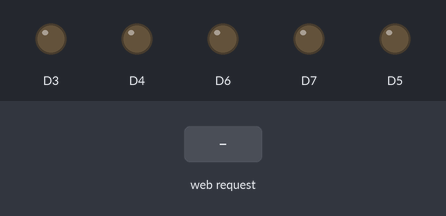
A sketch run on a simulated ESP8266 (NodeMCU). Parts: output pins drawn as LEDs (lit = HIGH). The inputs (shaded band) are chosen by the test bench. What the sketch prints to the serial monitor is not drawn.

Above: at 2.2 s.
2.3 s: HTTP request GET /cmd2 received
At 3.5 s:
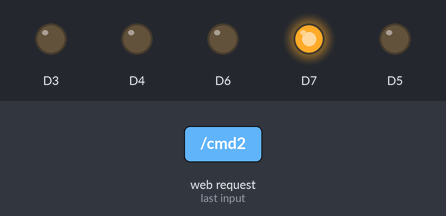
3.8 s: HTTP request GET /cmd4 received
At 4.7 s:
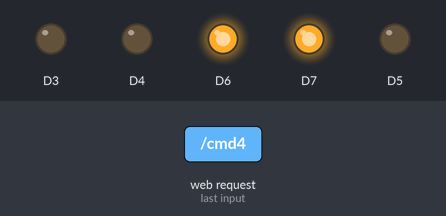
5.3 s: HTTP request GET /cmd1 received
At 5.9 s:
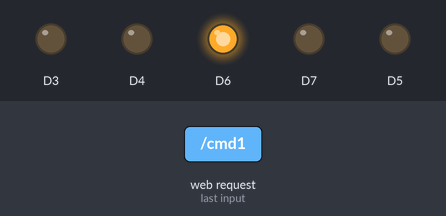
6.8 s: HTTP request GET /cmd6 received
At 8.0 s:
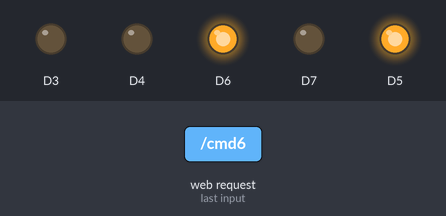
8.3 s: HTTP request GET /cmd3 received
At 9.4 s:
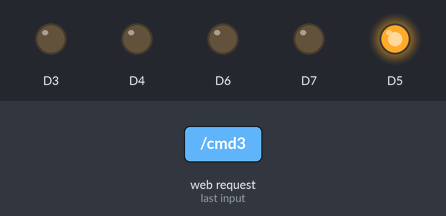
9.8 s: HTTP request GET /cmd8 received
At 10.5 s:
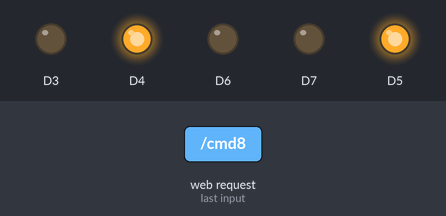
Timing chart, 0 to 12.3 s (numbered marks = the images above; inputs shaded):
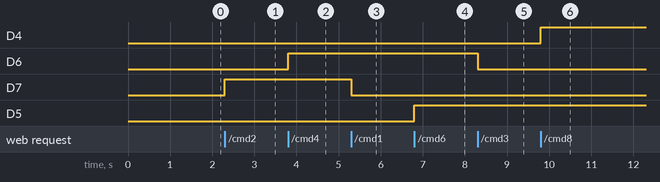

The sketch:

domotica.ino
```cpp
// this code for testing wifi access point control
// www.dcmote.duino,lk
// coding by Tharindu Ireshana : Leader of DCmote Open Sourse Project
// www.facebook.com/dcremote
// https://github.com/irashana
// www.facebook.com/tharinduireshana
// tirashana@gmail.com
// 94715376785


#include <ESP8266WiFi.h>
#include <WiFiClient.h>
#include <ESP8266WebServer.h>

/* Set these to your desired credentials. */
const char *ssid = "ifc_projeto";
const char *password = "";

ESP8266WebServer server(80);

const String HTTP_HEAD          = "<!DOCTYPE html><html lang=\"en\"><head><meta name=\"viewport\" content=\"width=device-width, initial-scale=1, user-scalable=no\"/><title>{v}</title>";
const String HTTP_STYLE         = "<style>button { padding: 10px;} li { list-style-type: none; margin-bottom: 10px;} h1{ position: relative; top: -25%; text-align: left; padding-left: 2.5%;} .menu1 { position: relative; left: 0; top: 25%; width: 100%; text-align: left; padding-left: 40%;} .menu2 { position: relative; left: 0; top: 75%; width: 100%; text-align: left; padding-left: 40%;} body { position: relative; top: 50px; left: 0%;}</style>";
const String HTTP_SCRIPT        = "<script>function c(l){document.getElementById('s').value=l.innerText||l.textContent;document.getElementById('p').focus();}</script>";
const String HTTP_HEAD_END      = "</head><body><div style='text-align:left;display:inline-block;min-width:260px;'>";

const String HOMEPAGE = "<nav class=\"menu1\"><h1>PISO 1</h1><ul><li>Sala:<li><ul><li><p>Lampada</p><form action=\"/cmd1\" method=\"get\"><button>Desligado</button></form><br/><form action=\"/cmd2\" method=\"get\"><button>Liga</button></form><br/><li></ul><li>Cozinha:<li><ul><li><p>lampada</p> <form action=\"/cmd3\" method=\"get\"><button>Desliga</button></form><br/><form action=\"/cmd4\" method=\"get\"><button>Liga</button></form><br/><li><li><p>Chaleira</p> <form action=\"/cmd5\" method=\"get\"><button>Desliga</button></form><br/> <form action=\"/cmd6\" method=\"get\"><button>Liga</button></form><br/><li></ul></ul></nav><nav class=\"menu2\"<h1>PISO 2</h1> <ul><li><Quarto Casal:<li><ul><li><p>Lampada</p> <form action=\"/cmd7\" method=\"get\"><button>Desligado</button></form><br/> <form action=\"/cmd8\" method=\"get\"><button>Liga</button></form><br/> <li></ul><li>Quanto Cranças:<li><ul><li><p>Lampada</p> <form action=\"/cmd9\" method=\"get\"><button>Desligado</button></form><br/> <form action=\"/cmd10\" method=\"get\"><button>Liga</button></form><br/><li></ul></ul></nav>";


/* Just a little test message.  Go to http://192.168.4.1 in a web browser
 * connected to this access point to see it.
 */
void handleRoot() {
 String s =HTTP_HEAD;
       s += HTTP_STYLE;
      s += HTTP_SCRIPT;
      s += HTTP_HEAD_END;
      s += "<H3>www.dcmote.duino.lk</H3>";
      s+=HOMEPAGE;
  server.send(200, "text/html", s);

}

void cmd1() {
 String s =HTTP_HEAD;
       s += HTTP_STYLE;
      s += HTTP_SCRIPT;
      s += HTTP_HEAD_END;
      s += "<H3>www.dcmote.duino.lk</H3>";
      s+=HOMEPAGE;
  server.send(200, "text/html", s);
   digitalWrite(D7,LOW);
}
void cmd2() {
 String s =HTTP_HEAD;
       s += HTTP_STYLE;
      s += HTTP_SCRIPT;
      s += HTTP_HEAD_END;
      s += "<H3>www.dcmote.duino.lk</H3>";
      s+=HOMEPAGE;
  server.send(200, "text/html", s);
    digitalWrite(D7,HIGH);
}
void cmd3() {
 String s =HTTP_HEAD;
       s += HTTP_STYLE;
      s += HTTP_SCRIPT;
      s += HTTP_HEAD_END;
      s += "<H3>www.dcmote.duino.lk</H3>";
      s+=HOMEPAGE;
  server.send(200, "text/html", s);
   digitalWrite(D6,LOW);
}

void cmd4() {
 String s =HTTP_HEAD;
       s += HTTP_STYLE;
      s += HTTP_SCRIPT;
      s += HTTP_HEAD_END;
      s += "<H3>www.dcmote.duino.lk</H3>";
      s+=HOMEPAGE;
  server.send(200, "text/html", s);
   digitalWrite(D6,HIGH);
}

void cmd5() {
 String s =HTTP_HEAD;
       s += HTTP_STYLE;
      s += HTTP_SCRIPT;
      s += HTTP_HEAD_END;
      s += "<H3>www.dcmote.duino.lk</H3>";
      s+=HOMEPAGE;
  server.send(200, "text/html", s);
   digitalWrite(D5,LOW);
}

void cmd6() {
 String s =HTTP_HEAD;
       s += HTTP_STYLE;
      s += HTTP_SCRIPT;
      s += HTTP_HEAD_END;
      s += "<H3>www.dcmote.duino.lk</H3>";
      s+=HOMEPAGE;
  server.send(200, "text/html", s);
   digitalWrite(D5,HIGH);
}

void cmd7() {
 String s =HTTP_HEAD;
       s += HTTP_STYLE;
      s += HTTP_SCRIPT;
      s += HTTP_HEAD_END;
      s += "<H3>www.dcmote.duino.lk</H3>";
      s+=HOMEPAGE;
  server.send(200, "text/html", s);
   digitalWrite(D4,LOW);
}

void cmd8() {
 String s =HTTP_HEAD;
       s += HTTP_STYLE;
      s += HTTP_SCRIPT;
      s += HTTP_HEAD_END;
      s += "<H3>www.dcmote.duino.lk</H3>";
      s+=HOMEPAGE;
  server.send(200, "text/html", s);
   digitalWrite(D4,HIGH);
}

void cmd9() {
 String s =HTTP_HEAD;
       s += HTTP_STYLE;
      s += HTTP_SCRIPT;
      s += HTTP_HEAD_END;
      s += "<H3>www.dcmote.duino.lk</H3>";
      s+=HOMEPAGE;
  server.send(200, "text/html", s);
   digitalWrite(D3,LOW);
}

void cmd10() {
 String s =HTTP_HEAD;
       s += HTTP_STYLE;
      s += HTTP_SCRIPT;
      s += HTTP_HEAD_END;
      s += "<H3>www.dcmote.duino.lk</H3>";
      s+=HOMEPAGE;
  server.send(200, "text/html", s);
   digitalWrite(D3,HIGH);
}


void setup() {
  delay(1000);
  pinMode(D7,OUTPUT);
  pinMode(D6,OUTPUT);
  pinMode(D5,OUTPUT);
  pinMode(D4,OUTPUT);
  pinMode(D3,OUTPUT);

    digitalWrite(D0,LOW);

  Serial.begin(115200);
  Serial.println();
  Serial.print("Configuring access point...");
  /* You can remove the password parameter if you want the AP to be open. */
  WiFi.softAP(ssid, password);

  IPAddress myIP = WiFi.softAPIP();
  Serial.print("AP IP address: ");
  Serial.println(myIP);
  server.on("/", handleRoot);
  server.on("/cmd1", cmd1);
  server.on("/cmd2", cmd2);
  server.on("/cmd3", cmd3);
  server.on("/cmd4", cmd4);
  server.on("/cmd5", cmd5);
  server.on("/cmd6", cmd6);
  server.on("/cmd7", cmd7);
  server.on("/cmd8", cmd8);
  server.on("/cmd9", cmd9);
  server.on("/cmd10", cmd10);

  server.begin();
  Serial.println("HTTP server started");
}

void loop() {
  server.handleClient();
}
```

Measured:
- after the input at 2.3 s, D7: LOW → HIGH at once
- after the input at 3.8 s, D6: LOW → HIGH at once
- after the input at 5.3 s, D7: HIGH → LOW at once
- after the input at 6.8 s, D5: LOW → HIGH at once
- after the input at 8.3 s, D6: HIGH → LOW at once
- after the input at 9.8 s, D4: LOW → HIGH at once
